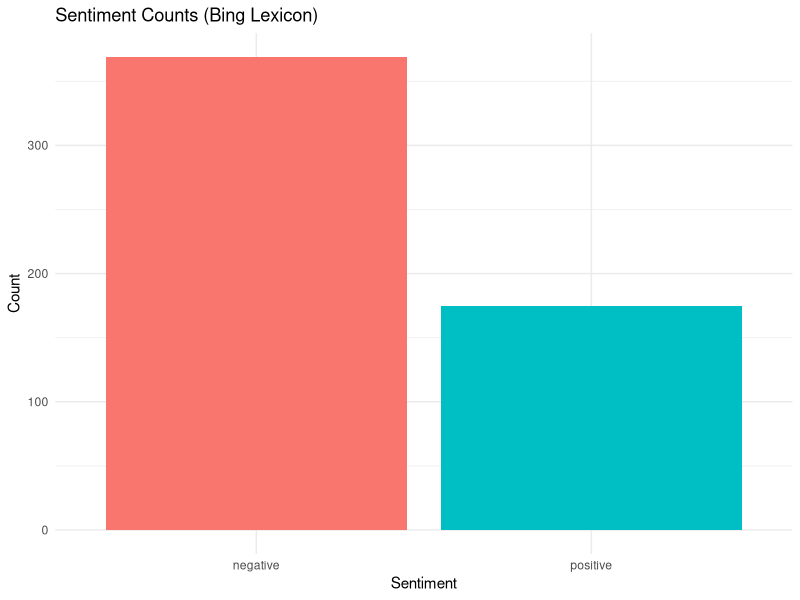

Here is the R script that generated this plot: (Note: this script raises an error after producing the figure.)
# Sentiment Analysis
# Purpose: Analyze feedback sentiment using Bing, AFINN, and NRC lexicons

# Load libraries (alphabetical order)
library(dplyr)    # For data manipulation
library(ggplot2)  # For plotting
library(here)     # For file paths
library(tidytext) # For text processing
library(tidyr)    # For data tidying

# Load tokenized data
cleaned_tokenized <- readr::read_csv(here::here("output", "cleaned_tokenized.csv"))

# Bing: Count positive/negative words
bing_sentiment <- cleaned_tokenized %>%
  inner_join(get_sentiments("bing"), by = "word") %>%
  count(sentiment, sort = TRUE)

# Plot Bing sentiment
bing_plot <- ggplot(bing_sentiment, aes(x = sentiment, y = n, fill = sentiment)) +
  geom_col(show.legend = FALSE) +
  labs(title = "Sentiment Counts (Bing Lexicon)",
       x = "Sentiment", y = "Count") +
  theme_minimal()
print(bing_plot)

# AFINN: Calculate sentiment scores
afinn_sentiment <- cleaned_tokenized %>%
  inner_join(get_sentiments("afinn"), by = "word") %>%
  group_by(id) %>%
  summarise(score = sum(value, na.rm = TRUE)) %>%
  mutate(lexicon = "AFINN")

# Plot AFINN scores
afinn_plot <- ggplot(afinn_sentiment, aes(x = score)) +
  geom_histogram(binwidth = 1, fill = "steelblue", color = "white") +
  labs(title = "Distribution of Sentiment Scores (AFINN)",
       x = "Sentiment Score", y = "Count") +
  theme_minimal()
print(afinn_plot)

# NRC: Count emotions
nrc_sentiment <- cleaned_tokenized %>%
  inner_join(get_sentiments("nrc"), by = "word") %>%
  filter(!sentiment %in% c("positive", "negative")) %>%
  count(sentiment, sort = TRUE)

# Plot NRC emotions
nrc_plot <- ggplot(nrc_sentiment, aes(x = reorder(sentiment, n), y = n, fill = sentiment)) +
  geom_col(show.legend = FALSE) +
  coord_flip() +
  labs(title = "Emotion Distribution (NRC Lexicon)",
       x = "Emotion", y = "Count") +
  theme_minimal()
print(nrc_plot)

# Combine sentiment scores by ID
bing_scores <- cleaned_tokenized %>%
  inner_join(get_sentiments("bing"), by = "word") %>%
  count(id, sentiment) %>%
  pivot_wider(names_from = sentiment, values_from = n, values_fill = 0) %>%
  mutate(score = positive - negative, lexicon = "Bing") %>%
  select(id, score, lexicon)

nrc_scores <- cleaned_tokenized %>%
  inner_join(get_sentiments("nrc"), by = "word") %>%
  filter(sentiment %in% c("positive", "negative")) %>%
  count(id, sentiment) %>%
  pivot_wider(names_from = sentiment, values_from = n, values_fill = 0) %>%
  mutate(score = positive - negative, lexicon = "NRC") %>%
  select(id, score, lexicon)

combined_scores <- bind_rows(afinn_sentiment, bing_scores, nrc_scores)
# Plot combined scores for first 20 IDs
combined_plot <- combined_scores %>%
  filter(id <= 20) %>%
  ggplot(aes(x = id, y = score, fill = lexicon)) +
  geom_col(position = "dodge") +
  labs(title = "Sentiment Scores by Feedback ID",
       x = "Feedback ID", y = "Score", fill = "Lexicon") +
  theme_minimal()
print(combined_plot)

# Save plots and data
ggsave(here::here("output", "bing_plot.png"), bing_plot, width = 6, height = 4)
ggsave(here::here("output", "afinn_plot.png"), afinn_plot, width = 6, height = 4)
ggsave(here::here("output", "nrc_plot.png"), nrc_plot, width = 6, height = 4)
ggsave(here::here("output", "combined_plot.png"), combined_plot, width = 6, height = 4)
write_csv(combined_scores, here::here("output", "sentiment_scores.csv"))
